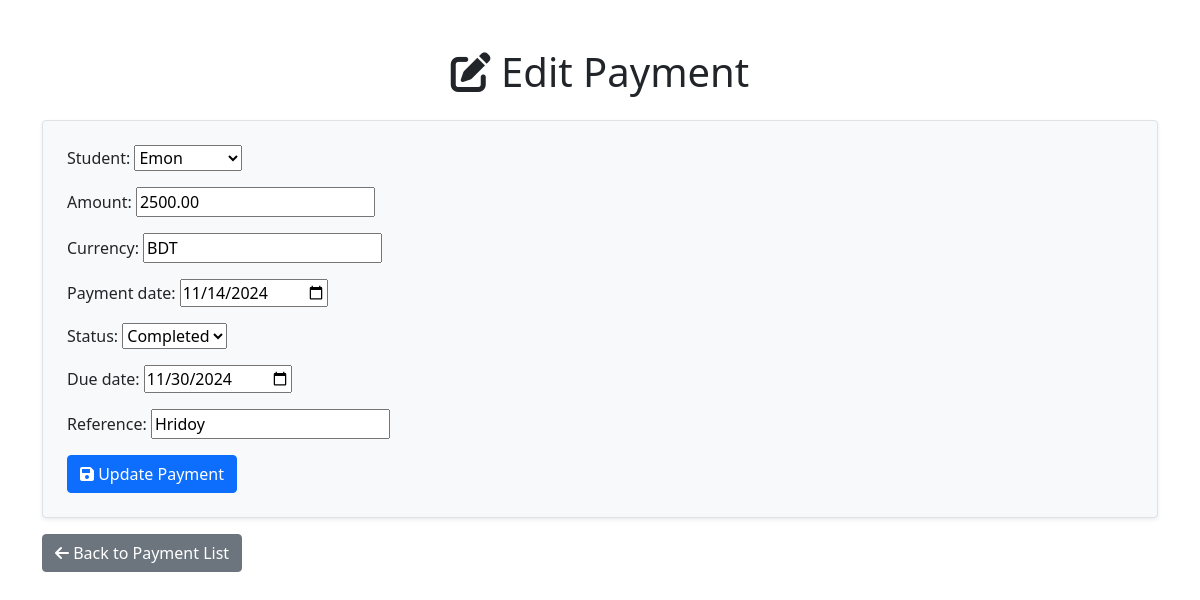
Before: /payments/edit/5 (signed in) with the older database file.
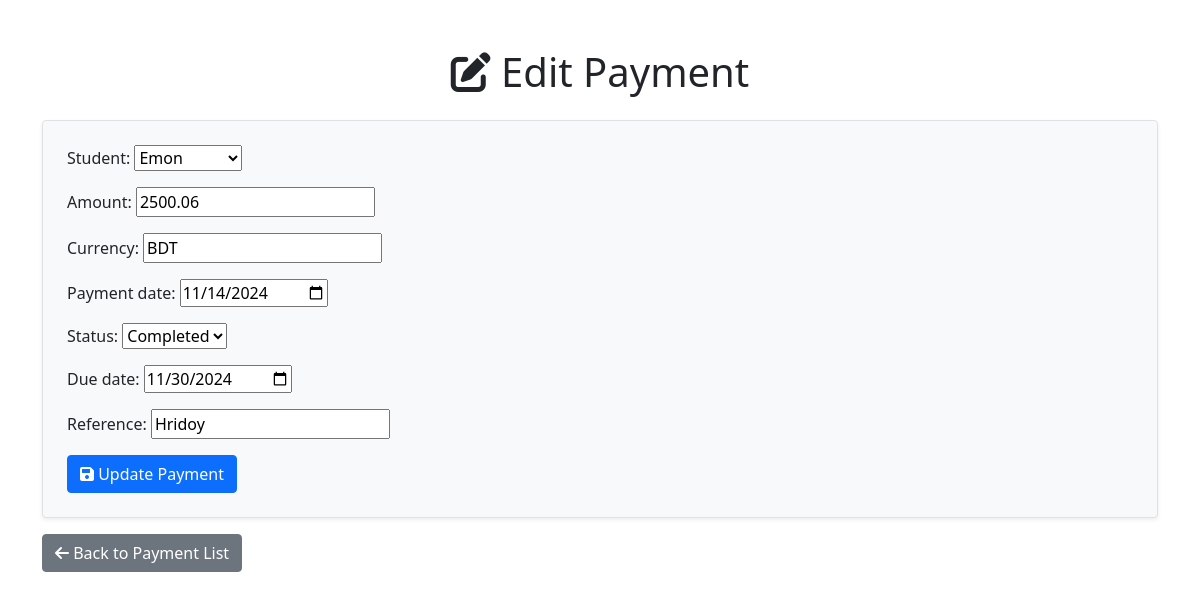
After: the same page with the newer database file.
### hostel/models.py (models this page shows, shortened)
class Payment(models.Model):
    student = models.ForeignKey(Student, on_delete=models.CASCADE)
    amount = models.DecimalField(max_digits=10, decimal_places=2)
    currency = models.CharField(max_length=3, default='BDT')
    status = models.CharField(max_length=20, choices=[('Pending', 'Pending'), (
        'Completed', 'Completed'), ('Overdue', 'Overdue')], default='Pending')
    payment_date = models.DateTimeField(null=True, blank=True)
    due_date = models.DateField(null=True, blank=True)
    is_due = models.BooleanField(default=False)
    overdue_amount = models.DecimalField(max_digits=10, decimal_places=2)
    reference = models.CharField(max_length=255, blank=True, null=True)
    room_number = models.CharField(max_length=10, blank=True, null=True)
    oprstamp = models.ForeignKey(
        User, on_delete=models.SET_NULL, null=True, blank=True)
    timestamp = models.DateTimeField(auto_now_add=True)

### hostel/views.py (the view)
# urls.py: path('payments/edit/<int:pk>', PaymentUpdateView.as_view(), name='admin_edit_payment'),
@method_decorator(login_required, name='dispatch')
class PaymentUpdateView(UpdateView):
    model = Payment
    form_class = PaymentForm
    template_name = 'payments/admin_edit_payment.html'
    success_url = reverse_lazy('admin_payment_list')

### hostel/forms.py
class PaymentForm(forms.ModelForm):
    class Meta:
        model = Payment
        fields = ['student',  # 'room',
                  'amount', 'currency', 'payment_date', 'status', 'due_date', 'reference']
        widgets = {
            'amount': forms.NumberInput(attrs={'step': '0.01'}),
            'due_date': forms.DateInput(attrs={'type': 'date'}),
            'payment_date': forms.DateInput(attrs={'type': 'date'}),
        }

### hostel/models.py (called while the page is built)
    def __str__(self):
        return self.name

### hostel/templates/payments/admin_edit_payment.html (shortened to what this page needs)
<!DOCTYPE html>
<html lang="en">
  <head>
    <link href="https://cdn.jsdelivr.net/npm/bootstrap@5.1.3/dist/css/bootstrap.min.css" rel="stylesheet" />
    <link rel="stylesheet" href="https://cdnjs.cloudflare.com/ajax/libs/font-awesome/6.0.0-beta3/css/all.min.css">
  </head>
  <body>
    <div class="container mt-5">
      <h1 class="text-center mb-4"><i class="fas fa-edit"></i> Edit Payment</h1>
      <form method="post" class="p-4 border rounded shadow-sm bg-light">
        {{ form.as_p }}
        <button type="submit" class="btn btn-primary">
          <i class="fas fa-save"></i> Update Payment
        </button>
      </form>
      <a href="{% url 'admin_payment_list' %}" class="btn btn-secondary mt-3">
        <i class="fas fa-arrow-left"></i> Back to Payment List
      </a>
    </div>
  </body>
</html>

Changed rows visible on the page:
changed Payment "Emon": amount "2500.00" → "2500.06"
